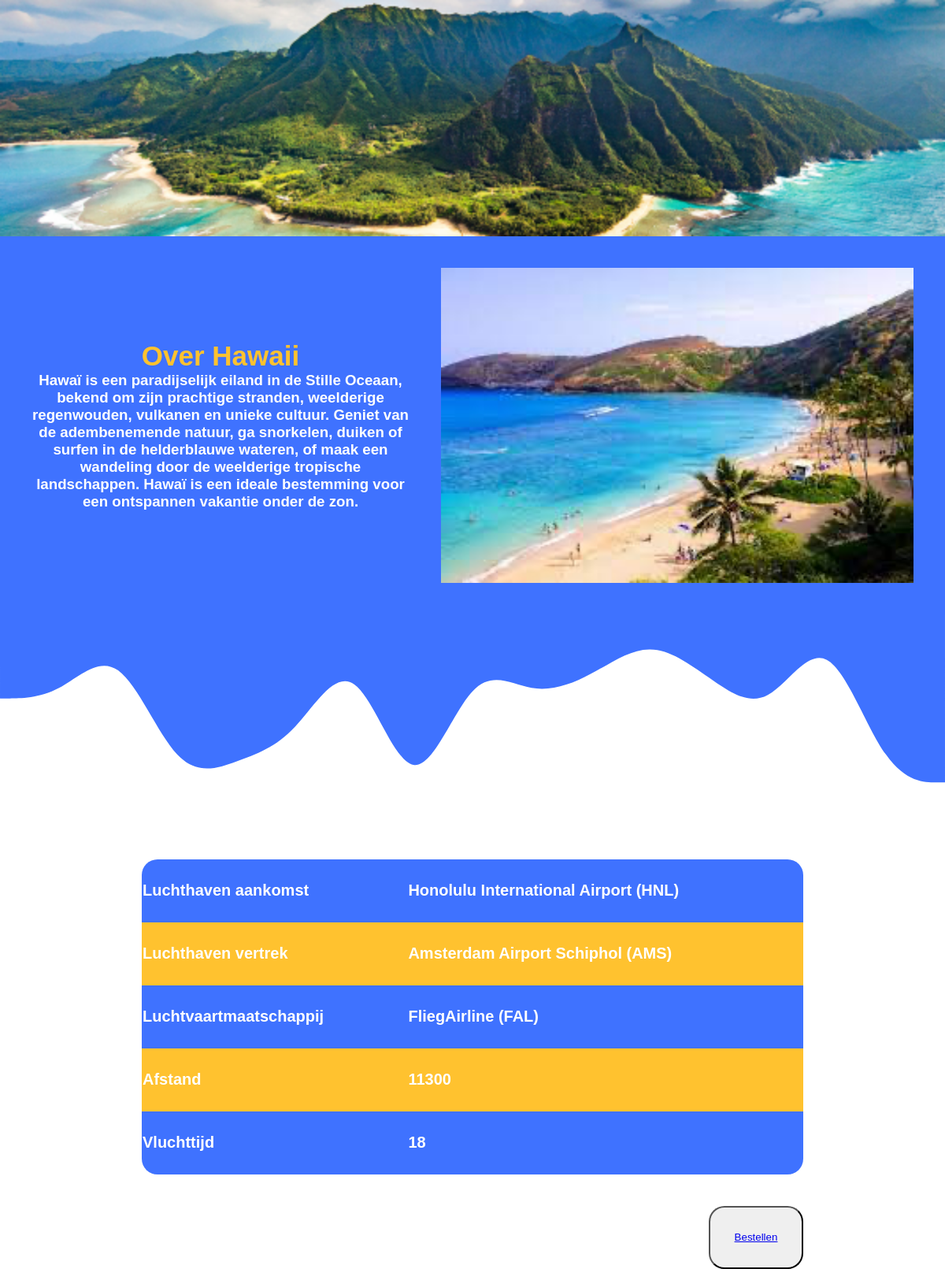
Screenshot of /info.php?tripID=2 with the database file from the repository.
### tables this page shows
CREATE TABLE `trip` (
  `tripID` int(11) NOT NULL,
  `land` varchar(255) NOT NULL,
  `stad` varchar(255) NOT NULL,
  `prijs` int(11) NOT NULL,
  `personen` int(11) NOT NULL,
  `img` varchar(255) DEFAULT NULL
);

CREATE TABLE `info` (
  `tripID` int(11) NOT NULL,
  `infoIMG` varchar(255) NOT NULL,
  `informatiestuk` text NOT NULL,
  `luchthavenaankomst` varchar(255) NOT NULL,
  `luchthavenvertek` varchar(255) NOT NULL,
  `Luchtvaartmaaschappij` varchar(255) NOT NULL,
  `Afstand` int(11) NOT NULL,
  `Vluchttijd` int(11) NOT NULL,
  `infoID` int(11) NOT NULL,
  `prijspp` int(11) DEFAULT NULL
);

### info.php (the view, shortened to what this page needs)
<?php include ('connection.php'); ?>
<!DOCTYPE html>
<html lang="nl">
<head>
    <link rel="stylesheet" href="css/style.css">
</head>
<body>
    <section id="reis_info">
        <div class="infoContainer">
            <?php
            $tripID = $_GET['tripID'];
            $sql = 'SELECT * FROM trip where tripID=:tripID';
            $stmt = $conn->prepare($sql);
            $stmt->bindParam(':tripID', $tripID);
            $stmt->execute();
            $result = $stmt->fetchAll();
            foreach ($result as $key) {
                ?>
                <div class="trip-item" <?php if (array_key_exists('img', $key)) { ?>
                        style="background-image: url('<?= $key['img'] ?>'); background-size: cover; background-position: center;"
                    <?php } ?>>
                </div>
                <?php
            }
            ?>
        </div>
        <div class=" inforeis blauw ">
             <div class="inforeistext">
            <?php
            $sql = 'SELECT * FROM trip where tripID=:tripID';
            $stmt = $conn->prepare($sql);
            $stmt->bindParam(':tripID', $tripID);
            $stmt->execute();
            $result = $stmt->fetchAll();
            foreach ($result as $key) {
                ?>
                <div class="tekstOver ">
                    <h3 class="geelfont popp fontsize"> Over <?php echo $key['stad'] ?> </h3>
                </div>
                <?php
            }
            ?>
            <?php
            $tripID = $_GET['tripID'];
            $sql = 'SELECT * FROM info where tripID=:tripID';
            $stmt = $conn->prepare($sql);
            $stmt->bindParam(':tripID', $tripID);
            $stmt->execute();
            $result = $stmt->fetchAll();
            foreach ($result as $key) {
                ?>
                <div class="tekstOver">
                    <div class="content">
                        <h3>  <?php  echo  $key['informatiestuk'] ?> </h3>
                    </div>
                </div>
                </div>
                <img class=fotoinfo src="<?php echo $key['infoIMG'] ?>" alt=Info Image>
                <?php
            }
            ?>
        </div>
        <div class="vluchtinfoplaats">
        <table class="tableblauw popp white">
            <?php
            foreach ($result as $key) {
                ?>
                <tr class="">
                    <th>Luchthaven aankomst</th>
                    <td> <?php echo $key['luchthavenaankomst'] ?></td>
                </tr>
                <tr class="geel">
                    <th>Luchthaven vertrek</th>
                    <td><?php echo $key['luchthavenvertek'] ?></td>
                </tr>
                <tr class="">
                    <th>Luchtvaartmaatschappij</th>
                    <td> <?php echo $key['Luchtvaartmaaschappij'] ?></td>
                </tr>
                <tr class="geel">
                    <th class="">Afstand</th>
                    <td><?php echo $key['Afstand'] ?></td>
                </tr>
                <tr class="">
                    <th>Vluchttijd</th>
                    <td> <?php echo $key['Vluchttijd'] ?></td>
                </tr>
                <?php
            }
            ?>
        </table>
        </div>
        <form action="data/dataWinkelmand.php" method="post">
        <div class="buttonvak">
<button class="buttonvorm" ><a  href="winkelmand.php"> Bestellen</a></button>
        </div>
        </form>

### css/style.css (style rules this page uses)
* { margin: 0px; }
.geelfont { color: #FFC22F; }
.popp { font-family: "Poppins", sans-serif; font-weight: 700; font-style: normal; }
.white { color: white; }
h3 { font-family: "Poppins", sans-serif; font-weight: 700; font-style: normal; color: white; }
.blauw { background-color: #3F72FF; }
.geel { background-color: #FFC22F; }
a { width: 49%; }
.trip-item { box-sizing: border-box; height: 300px; display: flex; flex-direction: column; justify-content: space-between; position: relative; }
.fotoinfo { width: 600px; height: 400px; }
.content { display: flex; justify-content: space-evenly; }
.vluchtinfoplaats { height: 60vh; width: auto; display: flex; justify-content: center; align-items: center; }
.tableblauw { font-size: 20px; font-weight: 700; height: 50vh; width: 70vw; background-color: #3F72FF; border-radius: 20px; border-spacing: 0cap; text-align: left; }
.inforeis { display: flex; justify-content: space-between; }
.inforeistext { display: flex; flex-direction: column; justify-content: center; align-items: center; margin-left: 40px; }
.fontsize { font-size: 35px; }
a { width: 60%; }
.fotoinfo { width: 600px; height: 400px; margin: 40px; }
.content { width: 40vw; }
.tekstOver { display: flex; flex-direction: column; justify-content: center; align-items: center; text-align: center; width: 100%; }
.buttonvak { width: 85%; height: 10vh; display: flex; justify-content: right; }
.buttonvorm { border-radius: 20px; width: 10vw; }

### rows the page displays
trip: img (picture), stad "Hawaii"
info: informatiestuk "Hawaï is een paradijselijk eiland in de Stille Oceaan, bekend om zijn prachtige stranden, weelderige regenwouden, vulkanen en unieke cultuur. Geniet van de adembenemende natuur, ga snorkelen, duiken of surfen in de helderblauwe wateren, of maak een wandeling door de weelderige tropische landschappen. Hawaï is een ideale bestemming voor een ontspannen vakantie onder de zon.", infoIMG (picture), luchthavenaankomst "Honolulu International Airport (HNL)", luchthavenvertek "Amsterdam Airport Schiphol (AMS)", Luchtvaartmaaschappij "FliegAirline (FAL)", Afstand "11300", Vluchttijd "18"
